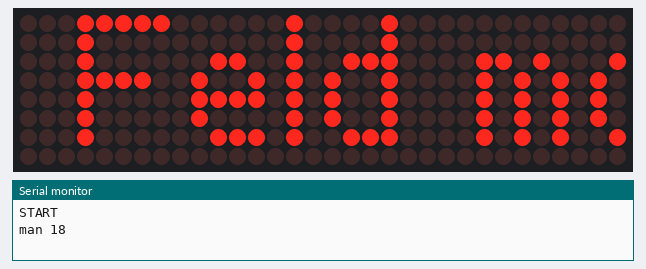
Simulated run of this sketch. Board: Arduino Uno, built with avr-gcc and run on an emulated ATmega328P. Shown: 32×8 LED matrix, the last lines printed to the serial monitor.

Above: at 0.3 s.
At 1.9 s:
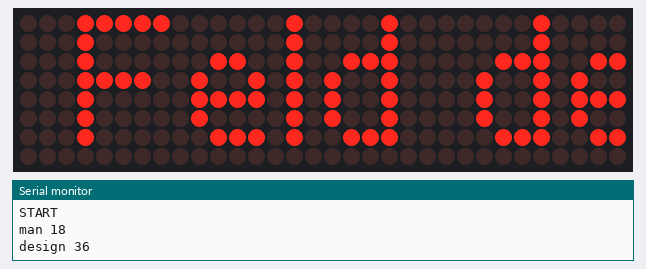
At 3.6 s:
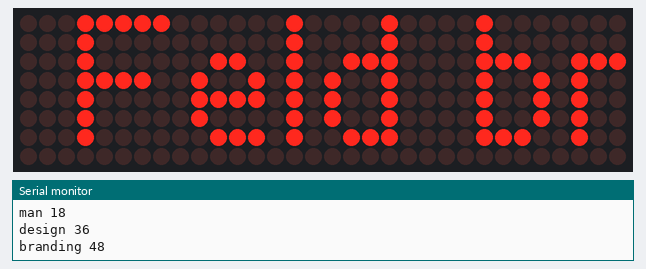
At 8.5 s:
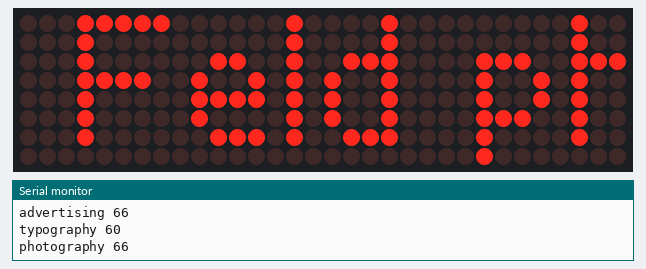
At 13.5 s:
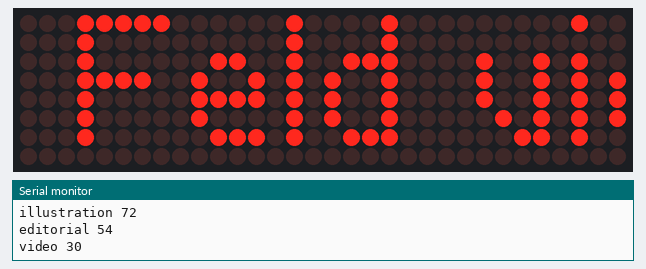
At 16.8 s:
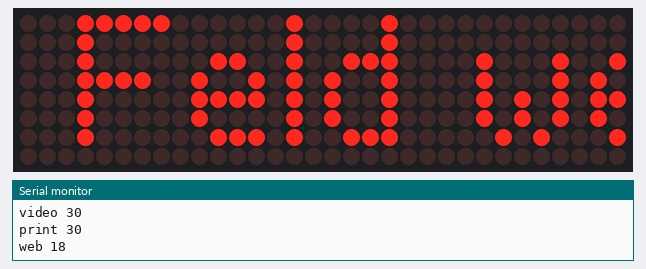

The sketch:

_05_loader_FELD.ino
```cpp
// Program to show full catalog of the MD_Parola animations
//
// NOTE: MD_MAX72xx library must be installed and configured for the LED
// matrix type being used. Refer documentation included in the MD_MAX72xx
// library or see this link:
// https://majicdesigns.github.io/MD_MAX72XX/page_hardware.html
//

#include <MD_Parola.h>
#include <MD_MAX72xx.h>
#include <SPI.h>

#define MAX_DEVICES 4
#define CLK_PIN   13
#define DATA_PIN  11
#define CS_PIN    10

#define MAX_ZONES 2
#define ZONE_RIGHT 1
#define ZONE_LEFT 0

#define SPEED_TIME  25
#define PAUSE_TIME  1000

#define DEBUG true

int _SPEED;

MD_Parola P = MD_Parola(DATA_PIN, CLK_PIN, CS_PIN, MAX_DEVICES);
MD_MAX72XX mx = MD_MAX72XX(DATA_PIN, MAX_DEVICES);

#define ARRAY_SIZE(x)  (sizeof(x)/sizeof(x[0]))

// Global data
typedef struct
{
  textEffect_t  effect;   // text effect to display
  char *        psz;      // text string nul terminated
  uint16_t      speed;    // speed multiplier of library default
  uint16_t      pause;    // pause multiplier for library default
} sCatalog;

char* catalog[] = {
  "man",
  "design",
  "branding",
  "advertising",
  "typography",
  "photography",
  "illustration",
  "editorial",
  "video",
  "print",
  "web",
};

int catalog_length(char* item)
{
    uint8_t  charWidth;
    int l = strlen(item);
    int temp = 0;
    for (uint8_t i=0; i<l; i++) {
      char this_char = item[i];
      int this_char_length = 5; // to fix
      int this_char_spacing = 1; // to fix
       temp += this_char_length + this_char_spacing;
    }
    return temp;
}

void setup(void)
{
  P.begin(2);
  P.setInvert(false);
  P.setZone(ZONE_LEFT,0,0);
  P.setZone(ZONE_RIGHT,1,3);

  #ifdef DEBUG
    Serial.begin(9600);
  #endif
  Serial.println("START");
  P.displayZoneText(ZONE_RIGHT, "Feld", PA_CENTER, 0, 0, PA_PRINT, PA_NO_EFFECT);
}

void loop(void) {

  while (!P.getZoneStatus(ZONE_RIGHT))
    P.displayAnimate();

 for (uint8_t i=0; i<ARRAY_SIZE(catalog); i++) {
   Serial.print(catalog[i]);
   Serial.print(" ");
   Serial.print(catalog_length(catalog[i]));
   Serial.println();
   P.displayZoneText(ZONE_LEFT, catalog[i], PA_LEFT, SPEED_TIME, PAUSE_TIME, PA_SCROLL_DOWN, PA_SCROLL_DOWN);
   while (!P.getZoneStatus(ZONE_LEFT))
      P.displayAnimate(); // animates and returns true when an animation is completed
   delay(300);
 }

}
```

Measured:
- by itself, everything shown: repeats every 18.2 s, in 22 steps
- what the display in image 0 shows lasts 1.1 s, from 0.2 s to 1.3 s
- what the display in image 1 shows lasts 1.1 s, from 1.9 s to 3.0 s
